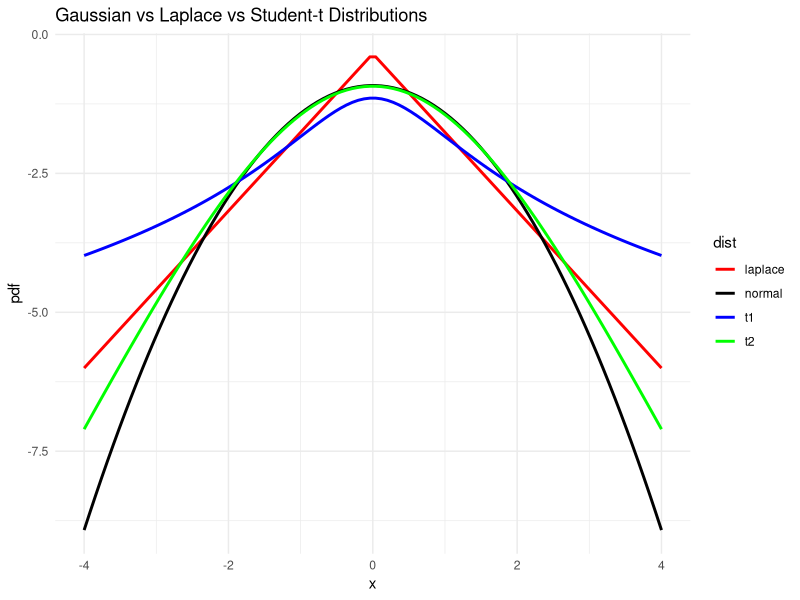
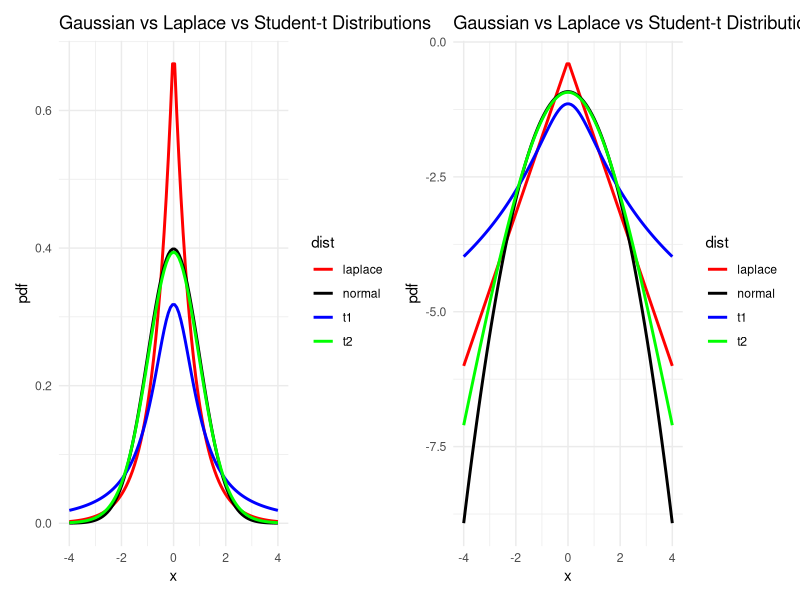

Reproduce these figures in R, in order.
library(patchwork)
library(tidyverse)

# -----------------------------
# 1. Grid
# -----------------------------
x <- seq(-4, 4, length.out = 100)

# -----------------------------
# 2. PDFs
# -----------------------------
laplace <- function(x, mu = 0, b = 1 / sqrt(2)) {
  # Laplace PDF
  (1 / (2 * b)) *
    exp(-abs(x - mu) / b)
}
laplace_ <- laplace(x)

normal_pdf <- function(x, mu = 0, sigma = 1) {
  (1 / sqrt(2 * pi * sigma^2)) *
    exp(
      -(x - mu)^2 / (2 * sigma^2)
    )
}

student_t_pdf <-
  function(x, df = 1, mu = 0, sigma = 1) {

    num <- gamma((df + 1) / 2)
    den <- gamma(df / 2) *
      sqrt(df * pi) *
      sigma

    z <- (x - mu) / sigma

    num / den *
      (1 + (z^2 / df))^(-(df + 1) / 2)
  }

# R version
normal <- dnorm(x, mean = 0, sd = 1)
student_t1 <- dt(x, df = 1)  # scale = 1 already built-in form
student_t2 <- dt(x, df = 2)

# alternate implementation
normal_2 <- normal_pdf(x, mu = 0, sigma = 1)
student_t1 <- student_t_pdf(x, df = 1)  # scale = 1 already built-in form
student_t2 <- student_t_pdf(x, df = 20)

df <- tibble(
  x = x,
  normal = normal,
  laplace = laplace_,
  t1 = student_t1,
  t2 = student_t2
)

df_long <- df |>
  pivot_longer(
    -x, names_to = "dist", values_to = "pdf"
  )

p1 <- ggplot(
  df_long,
  aes(x, pdf, color = dist)
) +
  geom_line(linewidth = 1) +
  scale_color_manual(
    values = c(
      normal = "black",
      laplace = "red",
      t1 = "blue",
      t2 = "green",
      half_cauchy = "orange"
    )
  ) +
  labs(
    x = "x",
    y = "pdf",
    title = "Gaussian vs Laplace vs Student-t Distributions"
  ) +
  theme_minimal()

p2 <- ggplot(
  df_long,
  aes(x, log(pdf), color = dist)
) +
  geom_line(linewidth = 1) +
  scale_color_manual(
    values = c(
      normal = "black",
      laplace = "red",
      t1 = "blue",
      t2 = "green"
    )
  ) +
  labs(
    x = "x",
    y = "pdf",
    title = "Gaussian vs Laplace vs Student-t Distributions"
  ) +
  theme_minimal()
p2

p1 + p2
